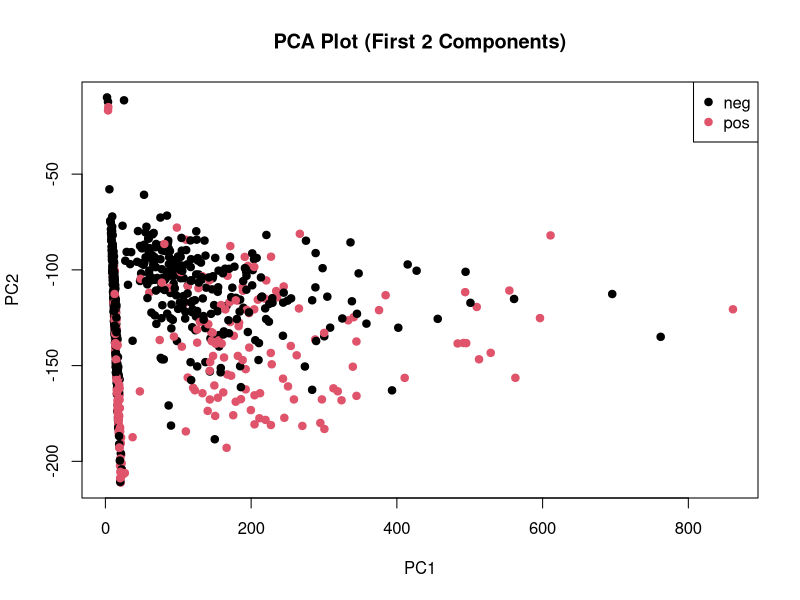
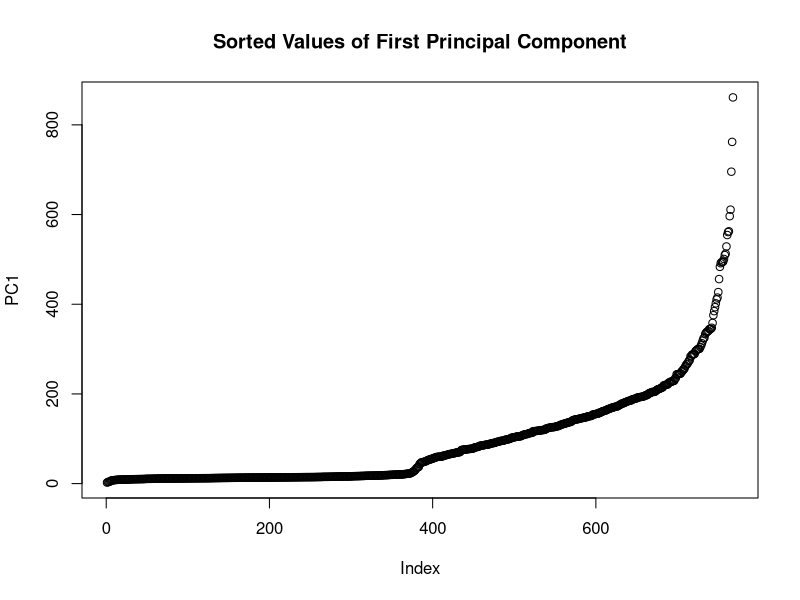
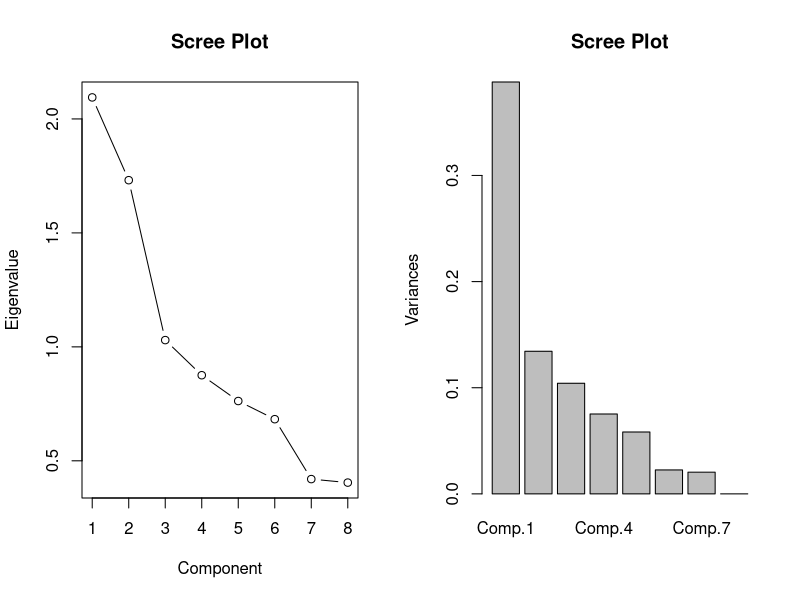
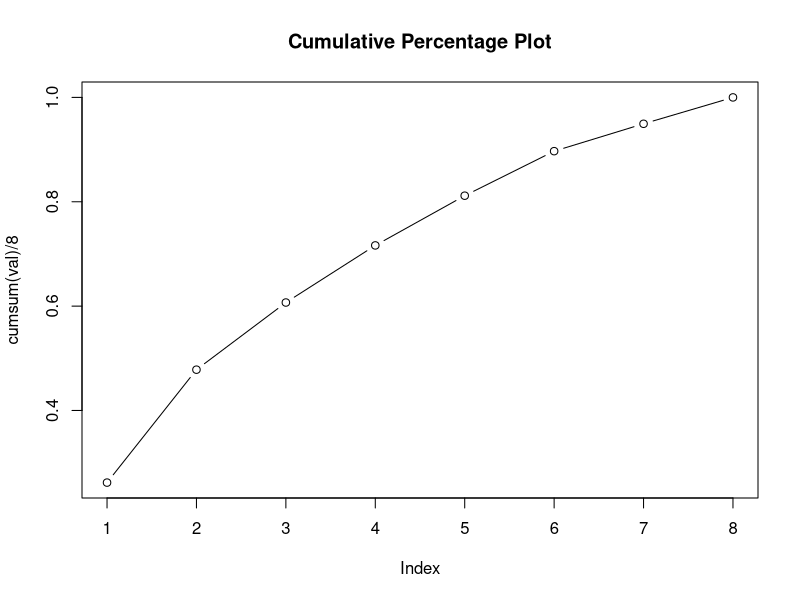
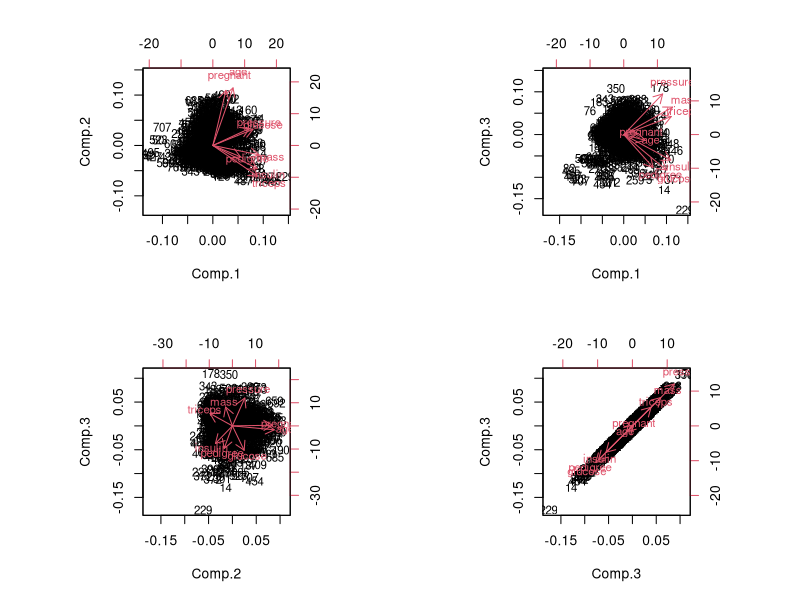

These charts were generated, in order, by the following R code:
## ---- chunk 1
knitr::opts_chunk$set(echo = TRUE)
## ---- chunk 2
library(mlbench)
library(psych)
library(MASS)

data(PimaIndiansDiabetes)
df <- PimaIndiansDiabetes
head(df)
## ---- chunk 3
df_features <- PimaIndiansDiabetes[, 1:8]
head(df_features)
## ---- chunk 4
ev <- eigen(cov(df_features))$values
eve <- eigen(cov(df_features))$vectors
print(ev)
print(eve)
## ---- chunk 5
# First 2 components manually
l1 <- t(eve[, 1]) %*% t(df_features)
l2 <- t(eve[, 2]) %*% t(df_features)

# Plot of first 2 Components
plot(-l1[1, ], l2[1, ], 
     main = "PCA Plot (First 2 Components)", xlab = "PC1", ylab = "PC2",
     col = as.numeric(df$diabetes), pch = 19)
legend("topright", legend = levels(df$diabetes), col = 1:2, pch = 19)
## ---- chunk 6
# Plot of sorted first component 
plot(sort(-l1[1, ]), 
     main = "Sorted Values of First Principal Component", ylab = "PC1")
## ---- chunk 7
S <- cor(df_features)
S
## ---- chunk 8
val <- eigen(S)$values
vec <- eigen(S)$vectors
print(val)
print(vec)
## ---- chunk 9
par(mfrow = c(1, 2))
plot(val, type = "b",
     main = "Scree Plot", xlab = "Component", ylab = "Eigenvalue")
screeplot(princomp(S), main = "Scree Plot")
## ---- chunk 10
cumsum(val)/8
par(mfrow=c(1,1))
plot(cumsum(val)/8, type="b", main="Cumulative Percentage Plot")
## ---- chunk 11
PCA <- princomp(df_features, cor=T)
PCA

loadings(PCA)
summary(PCA)
## ---- chunk 12
par(mfrow=c(2,2))
biplot(PCA,choices=c(1,2))
biplot(PCA,choices=c(1,3))
biplot(PCA,choices=c(2,3))
biplot(PCA,choices=c(3,3))
